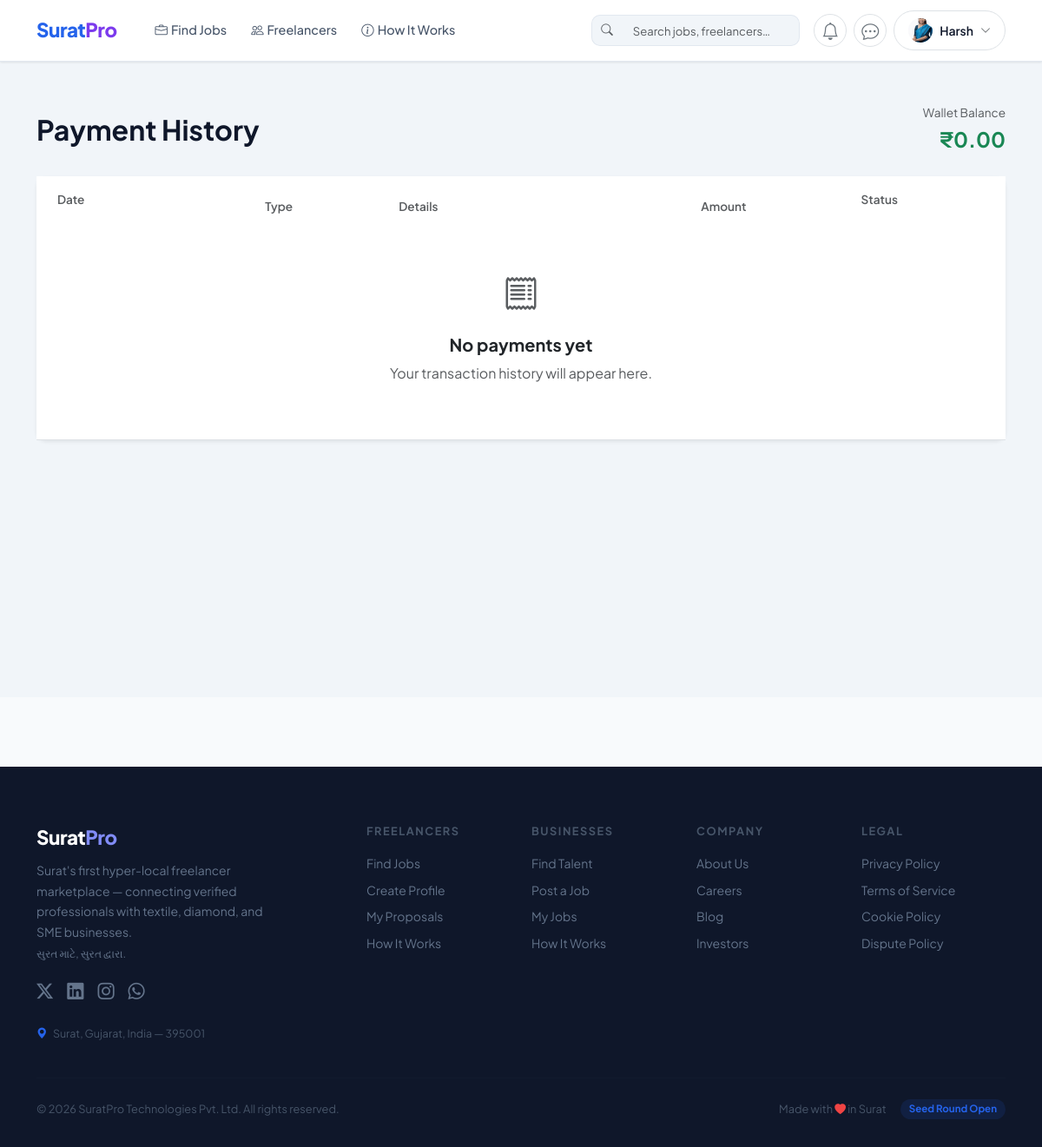
Screenshot of /payments/history/ (signed in) with the database file from the repository.
### accounts/models.py (models this page shows, shortened)
class User(AbstractUser):
    ROLE_FREELANCER = 'freelancer'
    ROLE_CLIENT = 'client'
    ROLE_CHOICES = [
        (ROLE_FREELANCER, 'Freelancer'),
        (ROLE_CLIENT, 'Client'),
    ]
    role = models.CharField(max_length=20, choices=ROLE_CHOICES, default=ROLE_FREELANCER)
    avatar = models.ImageField(upload_to='avatars/', blank=True, null=True)
    resume = models.FileField(upload_to='resumes/', blank=True, null=True, help_text='Upload your CV/Resume (PDF)')
    bio = models.TextField(blank=True)
    phone = models.CharField(max_length=20, blank=True)
    location = models.CharField(max_length=100, blank=True)
    website = models.URLField(blank=True)
    is_verified = models.BooleanField(default=False)
    has_paid_registration = models.BooleanField(default=False)
    wallet_balance = models.DecimalField(max_digits=10, decimal_places=2, default=0.00)
    first_project_completed = models.BooleanField(default=False)
    created_at = models.DateTimeField(auto_now_add=True)
    updated_at = models.DateTimeField(auto_now=True)
    @property
    def is_freelancer(self):
        return self.role == self.ROLE_FREELANCER
    def get_avatar_url(self):
        if self.avatar:
            return self.avatar.url
        return '/static/img/default_avatar.png'

### payments/views.py (the view)
# urls.py: path('history/', views.payment_list_view, name='payment_list'),
@login_required
def payment_list_view(request):
    payments = request.user.payments.all()
    return render(request, 'payments/payment_list.html', {'payments': payments})

### messaging/context_processors.py (called while the page is built)
def unread_messages_count(request):
    if request.user.is_authenticated:
        count = Message.objects.filter(
            conversation__participants=request.user,
            is_read=False
        ).exclude(sender=request.user).count()
        return {'unread_messages_count': count}
    return {'unread_messages_count': 0}

### notifications/context_processors.py (called while the page is built)
def notification_count(request):
    if request.user.is_authenticated:
        try:
            from notifications.models import Notification
            count = Notification.objects.filter(user=request.user, is_read=False).count()
        except Exception:
            count = 0
        return {'unread_notification_count': count}
    return {'unread_notification_count': 0}

### templates/payments/payment_list.html (shortened to what this page needs)
{% extends 'base.html' %}
{% block content %}
<div style="background:#f1f5f9;min-height:calc(100vh - 68px);padding:3rem 0;">
<div class="container">
    <div class="d-flex align-items-center justify-content-between mb-4">
        <h2 class="fw-bold m-0" style="color:#0f172a;">Payment History</h2>
        <div class="text-end">
            <span class="text-muted d-block" style="font-size:0.85rem;">Wallet Balance</span>
            <span class="fs-4 fw-bold text-success">₹{{ user.wallet_balance|floatformat:2 }}</span>
        </div>
    </div>
    <div class="card border-0 shadow-sm" style="border-radius:12px;">
        <div class="card-body p-0">
            <div class="table-responsive">
                <table class="table table-hover align-middle mb-0">
                    <thead style="background:#f8fafc;">
                        <tr>
                            <th class="border-0 text-muted" style="font-size:0.85rem;font-weight:600;padding:1rem 1.5rem;">Date</th>
                            <th class="border-0 text-muted" style="font-size:0.85rem;font-weight:600;">Type</th>
                            <th class="border-0 text-muted" style="font-size:0.85rem;font-weight:600;">Details</th>
                            <th class="border-0 text-muted" style="font-size:0.85rem;font-weight:600;text-align:right;">Amount</th>
                            <th class="border-0 text-muted" style="font-size:0.85rem;font-weight:600;text-align:center;padding:1rem 1.5rem;">Status</th>
                        </tr>
                    </thead>
                    <tbody>
                        {% for payment in payments %}
                        <tr>
                            <td style="padding:1rem 1.5rem;">
                                <div class="fw-bold" style="color:#0f172a;font-size:0.9rem;">{{ payment.created_at|date:"M d, Y" }}</div>
                                <div class="text-muted" style="font-size:0.8rem;">{{ payment.created_at|date:"h:i A" }}</div>
                            </td>
                            <td>
                                <span style="padding:4px 10px;border-radius:20px;font-size:11px;font-weight:700;
                                    {% if payment.payment_type == 'registration' %}background:#e0e7ff;color:#4f46e5;
                                    {% elif payment.payment_type == 'project' %}background:#dbeafe;color:#1d4ed8;
                                    {% else %}background:#d1fae5;color:#065f46;{% endif %}">
                                    {{ payment.get_payment_type_display }}
                                </span>
                            </td>
                            <td>
                                {% if payment.contract %}
                                    <a href="{% url 'contracts:detail' payment.contract.pk %}" style="text-decoration:none;color:#2563eb;font-weight:600;font-size:0.9rem;">
                                        {{ payment.contract.job.title|truncatechars:40 }}
                                    </a>
                                {% else %}
                                    <span class="text-muted" style="font-size:0.9rem;">Account Activation</span>
                                {% endif %}
                            </td>
                            <td class="text-end fw-bold" style="font-size:0.95rem;color:#0f172a;">
                                {% if payment.payment_type == 'refund' %}
                                    <span class="text-success">+₹{{ payment.amount|floatformat:2 }}</span>
                                {% else %}
                                    ₹{{ payment.amount|floatformat:2 }}
                                {% endif %}
                            </td>
                            <td class="text-center" style="padding:1rem 1.5rem;">
                                <i class="bi bi-check-circle-fill text-success fs-5" title="Completed"></i>
                            </td>
                        </tr>
                        {% empty %}
                        <tr>
                            <td colspan="5" class="text-center py-5">
                                <div class="text-muted mb-3"><i class="bi bi-receipt fs-1"></i></div>
                                <h5 class="fw-bold text-dark">No payments yet</h5>
                                <p class="text-muted">Your transaction history will appear here.</p>
                            </td>
                        </tr>
                        {% endfor %}
                    </tbody>
                </table>
            </div>
        </div>
    </div>
</div>
</div>
{% endblock %}

### templates/partials/_navbar.html (shortened to what this page needs)
{% load static %}
<nav class="navbar navbar-expand-lg navbar-main">
    <div class="container">
        <a class="navbar-brand navbar-brand-text" href="{% url 'core:home' %}">
            Surat<span>Pro</span>
        </a>
        <div class="collapse navbar-collapse" id="navbarMain">
            <ul class="navbar-nav me-auto ms-3 gap-1">
                <li class="nav-item">
                    <a class="nav-link nav-link-main" href="{% url 'jobs:list' %}">
                        <i class="bi bi-briefcase me-1"></i>Find Jobs
                    </a>
                </li>
                <li class="nav-item">
                    <a class="nav-link nav-link-main" href="{% url 'accounts:freelancers_list' %}">
                        <i class="bi bi-people me-1"></i>Freelancers
                    </a>
                </li>
                <li class="nav-item">
                    <a class="nav-link nav-link-main" href="{% url 'core:how_it_works' %}">
                        <i class="bi bi-info-circle me-1"></i>How It Works
                    </a>
                </li>
            </ul>
            <form method="get" action="{% url 'core:search' %}" class="d-none d-lg-flex me-3" id="navbar-search-form">
                <div class="input-group" style="width:240px;">
                    <span class="input-group-text" style="background:#f1f5f9;border:1.5px solid #e2e8f0;border-right:0;border-radius:10px 0 0 10px;padding:0 10px;">
                        <i class="bi bi-search text-muted" style="font-size:0.85rem;"></i>
                    </span>
                    <input type="text" name="q" placeholder="Search jobs, freelancers…"
                           class="form-control"
                           style="border:1.5px solid #e2e8f0;border-left:0;border-radius:0 10px 10px 0;
                                  font-size:0.82rem;background:#f1f5f9;height:36px;"
                           autocomplete="off">
                </div>
            </form>
            <div class="d-flex align-items-center gap-2">
                {% if user.is_authenticated %}
                    <a href="{% url 'notifications:list' %}" class="btn btn-sm bg-white border position-relative rounded-circle d-flex align-items-center justify-content-center" style="width: 38px; height: 38px;" title="Notifications" id="notif-btn">
                        <i class="bi bi-bell fs-5 text-secondary"></i>
                    </a>
                    <a href="{% url 'messaging:inbox' %}" class="btn btn-sm bg-white border position-relative rounded-circle d-flex align-items-center justify-content-center" style="width: 38px; height: 38px;" title="Messages" id="msg-btn">
                        <i class="bi bi-chat-dots fs-5 text-secondary"></i>
                    </a>
                    <div class="dropdown">
                        <button class="btn btn-sm d-flex align-items-center gap-2 border rounded-pill px-3 py-2 bg-white" type="button" data-bs-toggle="dropdown">
                            <img src="{{ user.get_avatar_url }}" alt="{{ user.username }}" width="28" height="28"
                                 style="border-radius:50%;object-fit:cover;" onerror="this.src='{% static "img/default_avatar.png" %}'">
                            <span style="font-size:0.875rem;font-weight:600;color:#0f172a;">
                                {{ user.first_name|default:user.username }}
                            </span>
                            <i class="bi bi-chevron-down text-muted" style="font-size:0.75rem;"></i>
                        </button>
                    </div>
                {% else %}
                    <a href="{% url 'accounts:login' %}" class="btn-nav-login">Log In</a>
                    <a href="{% url 'accounts:register' %}" class="btn-nav-register">Join Free</a>
                {% endif %}
            </div>
        </div>
    </div>
</nav>

### static/css/main.css (style rules this page uses)
:root { --primary: #2563eb; --primary-dark: #1d4ed8; --primary-light: #dbeafe; --secondary: #7c3aed; --secondary-light: #ede9fe; --success: #059669; --success-light: #d1fae5; --warning: #d97706; --warning-light: #fef3c7; --danger: #dc2626; --danger-light: #fee2e2; --dark: #0f172a; --dark-secondary: #1e293b; --gray-100: #f8fafc; --gray-200: #f1f5f9; --gray-300: #e2e8f0; --gray-400: #cbd5e1; --gray-500: #94a3b8; --gray-600: #64748b; --gray-700: #475569; --gray-800: #334155; --gray-900: #1e293b; --white: #ffffff; --border-radius: 12px; --border-radius-sm: 8px; --border-radius-lg: 16px; --shadow-sm: 0 1px 3px rgba(0, 0, 0, 0.06), 0 1px 2px rgba(0, 0, 0, 0.04); --shadow: 0 4px 6px -1px rgba(0, 0, 0, 0.07), 0 2px 4px -1px rgba(0, 0, 0, 0.04); --shadow-md: 0 10px 15px -3px rgba(0, 0, 0, 0.08), 0 4px 6px -2px rgba(0, 0, 0, 0.04); --shadow-lg: 0 20px 25px -5px rgba(0, 0, 0, 0.08), 0 10px 10px -5px rgba(0, 0, 0, 0.03); --transition: all 0.2s ease; }
* { box-sizing: border-box; }
body { font-family: 'Plus Jakarta Sans', -apple-system, BlinkMacSystemFont, 'Segoe UI', sans-serif; background-color: var(--gray-100); color: var(--gray-900); line-height: 1.6; -webkit-font-smoothing: antialiased; -moz-osx-font-smoothing: grayscale; }
.navbar-main { background: var(--white); border-bottom: 1px solid var(--gray-300); padding: 0.75rem 0; position: sticky; top: 0; z-index: 1030; box-shadow: var(--shadow-sm); }
.navbar-brand-text { font-weight: 800; font-size: 1.4rem; color: var(--primary) !important; letter-spacing: -0.5px; }
.navbar-brand-text span { color: var(--secondary); }
.nav-link-main { color: var(--gray-700) !important; font-weight: 500; font-size: 0.9rem; padding: 0.4rem 0.75rem !important; border-radius: var(--border-radius-sm); transition: var(--transition); }
.form-control, .form-select { border: 1.5px solid var(--gray-300); border-radius: var(--border-radius-sm); padding: 0.625rem 0.875rem; font-size: 0.9rem; color: var(--gray-900); background: var(--white); transition: var(--transition); }

### rows the page displays
User: get_avatar_url (picture), first_name "Harsh", wallet_balance "0.00"
